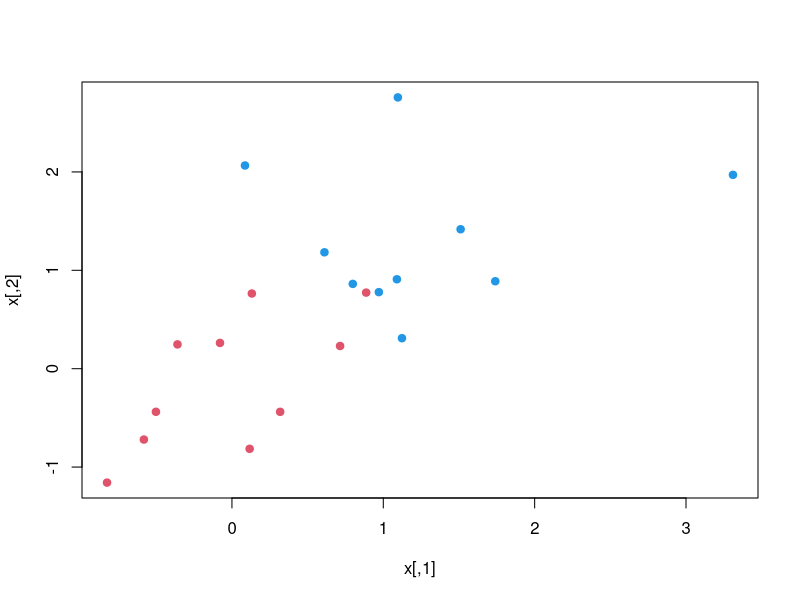
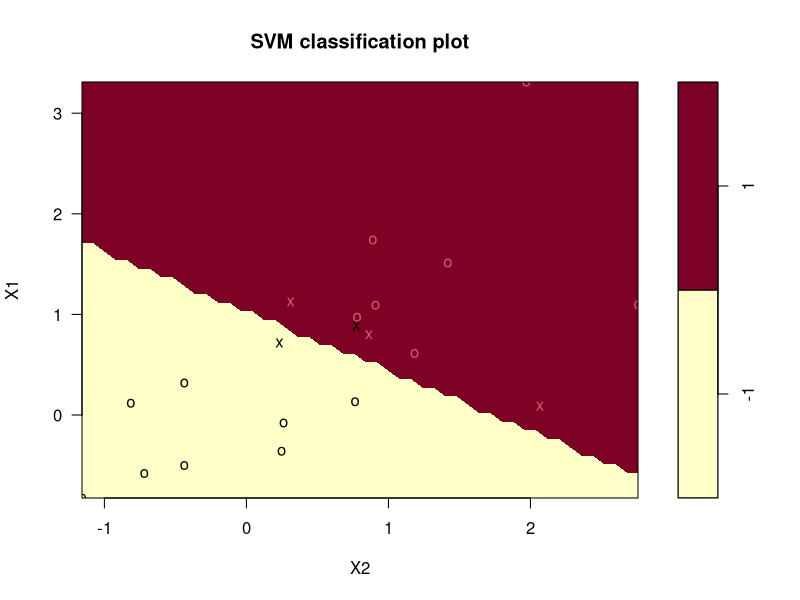

Source code (R) for these figures, in order:
set.seed(100)
x <- matrix(rnorm(40),20,2)
#it will create a mtrix of 40 normalized random numbers arranged in
#20 rows and 2 columns 
x
y <- rep(c(-1,1),c(10,10))
#it will repeat -1 and 1 for 10-10 times
y
x[y==1,]
x[y == 1,] = x[y == 1,] + 1
x[y==1,]
plot(x, col = y + 3, pch = 19)
library(e1071)
data = data.frame(x, y = as.factor(y))
data
data.svm = svm(y ~ ., data = data, kernel = "linear", cost = 10, 
               scale = FALSE)
print(data.svm)
plot(data.svm, data)
